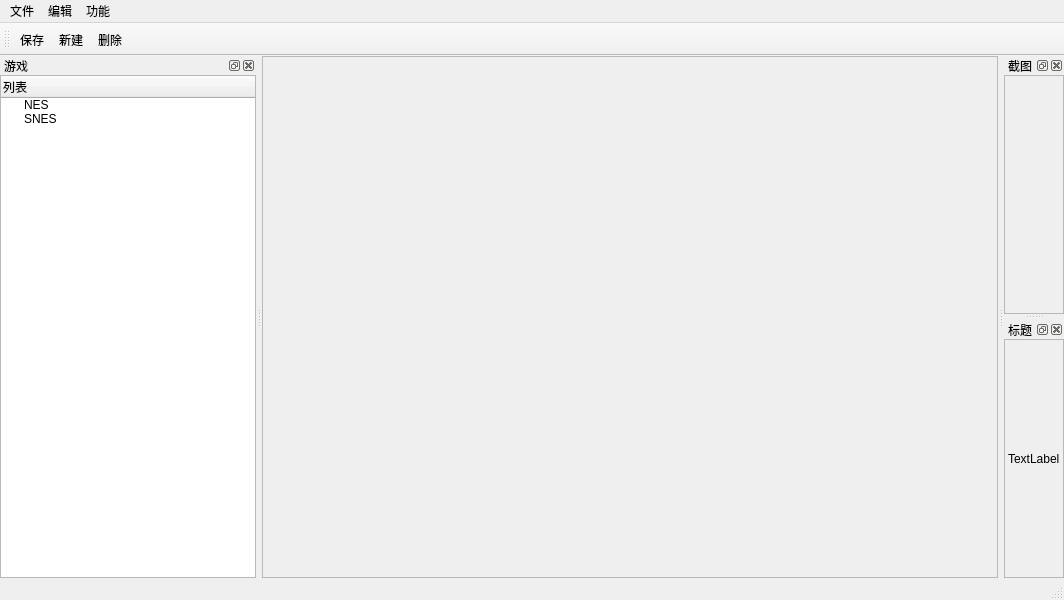
<?xml version="1.0" encoding="UTF-8"?>
<ui version="4.0">
 <class>MainWindow</class>
 <widget class="QMainWindow" name="MainWindow">
  <property name="geometry">
   <rect>
    <x>0</x>
    <y>0</y>
    <width>1064</width>
    <height>600</height>
   </rect>
  </property>
  <property name="windowTitle">
   <string>MainWindow</string>
  </property>
  <widget class="QWidget" name="centralwidget">
   <layout class="QGridLayout" name="gridLayout">
    <property name="leftMargin">
     <number>0</number>
    </property>
    <property name="topMargin">
     <number>0</number>
    </property>
    <property name="rightMargin">
     <number>0</number>
    </property>
    <property name="bottomMargin">
     <number>0</number>
    </property>
    <item row="0" column="0">
     <widget class="QFrame" name="frame">
      <property name="frameShape">
       <enum>QFrame::StyledPanel</enum>
      </property>
      <property name="frameShadow">
       <enum>QFrame::Raised</enum>
      </property>
     </widget>
    </item>
   </layout>
  </widget>
  <widget class="QMenuBar" name="menubar">
   <property name="geometry">
    <rect>
     <x>0</x>
     <y>0</y>
     <width>1064</width>
     <height>23</height>
    </rect>
   </property>
   <widget class="QMenu" name="menu">
    <property name="title">
     <string>文件</string>
    </property>
    <addaction name="actFileOpen"/>
    <addaction name="actNew"/>
    <addaction name="actFileSave"/>
    <addaction name="actExit"/>
   </widget>
   <widget class="QMenu" name="menu_2">
    <property name="title">
     <string>编辑</string>
    </property>
    <addaction name="actplus"/>
    <addaction name="actminus"/>
   </widget>
   <widget class="QMenu" name="menu_3">
    <property name="title">
     <string>功能</string>
    </property>
    <addaction name="actGetPng"/>
   </widget>
   <addaction name="menu"/>
   <addaction name="menu_2"/>
   <addaction name="menu_3"/>
  </widget>
  <widget class="QStatusBar" name="statusbar"/>
  <widget class="QToolBar" name="toolBar">
   <property name="windowTitle">
    <string>toolBar</string>
   </property>
   <attribute name="toolBarArea">
    <enum>TopToolBarArea</enum>
   </attribute>
   <attribute name="toolBarBreak">
    <bool>false</bool>
   </attribute>
   <addaction name="actFileSave"/>
   <addaction name="actNew"/>
   <addaction name="actDelete"/>
  </widget>
  <widget class="QDockWidget" name="dockWidget_2">
   <property name="layoutDirection">
    <enum>Qt::LeftToRight</enum>
   </property>
   <property name="autoFillBackground">
    <bool>false</bool>
   </property>
   <property name="windowTitle">
    <string>截图</string>
   </property>
   <attribute name="dockWidgetArea">
    <number>2</number>
   </attribute>
   <widget class="QWidget" name="dockWidgetContents_2">
    <layout class="QHBoxLayout" name="horizontalLayout">
     <property name="leftMargin">
      <number>0</number>
     </property>
     <property name="topMargin">
      <number>0</number>
     </property>
     <property name="rightMargin">
      <number>0</number>
     </property>
     <property name="bottomMargin">
      <number>0</number>
     </property>
     <item>
      <widget class="QLabel" name="label">
       <property name="frameShape">
        <enum>QFrame::StyledPanel</enum>
       </property>
       <property name="text">
        <string/>
       </property>
      </widget>
     </item>
    </layout>
   </widget>
  </widget>
  <widget class="QDockWidget" name="dockWidget_3">
   <property name="styleSheet">
    <string notr="true"/>
   </property>
   <property name="windowTitle">
    <string>标题</string>
   </property>
   <attribute name="dockWidgetArea">
    <number>2</number>
   </attribute>
   <widget class="QWidget" name="dockWidgetContents_3">
    <layout class="QHBoxLayout" name="horizontalLayout_2">
     <property name="leftMargin">
      <number>0</number>
     </property>
     <property name="topMargin">
      <number>0</number>
     </property>
     <property name="rightMargin">
      <number>0</number>
     </property>
     <property name="bottomMargin">
      <number>0</number>
     </property>
     <item>
      <widget class="QLabel" name="label_2">
       <property name="frameShape">
        <enum>QFrame::StyledPanel</enum>
       </property>
       <property name="frameShadow">
        <enum>QFrame::Plain</enum>
       </property>
       <property name="text">
        <string>TextLabel</string>
       </property>
      </widget>
     </item>
    </layout>
   </widget>
  </widget>
  <widget class="QDockWidget" name="dockWidget">
   <property name="windowTitle">
    <string>游戏</string>
   </property>
   <attribute name="dockWidgetArea">
    <number>1</number>
   </attribute>
   <widget class="QWidget" name="dockWidgetContents">
    <layout class="QHBoxLayout" name="horizontalLayout_3">
     <property name="leftMargin">
      <number>0</number>
     </property>
     <property name="topMargin">
      <number>0</number>
     </property>
     <property name="rightMargin">
      <number>0</number>
     </property>
     <property name="bottomMargin">
      <number>0</number>
     </property>
     <item>
      <widget class="QTreeWidget" name="treeWidget">
       <column>
        <property name="text">
         <string notr="true">列表</string>
        </property>
       </column>
       <item>
        <property name="text">
         <string>NES</string>
        </property>
       </item>
       <item>
        <property name="text">
         <string>SNES</string>
        </property>
       </item>
      </widget>
     </item>
    </layout>
   </widget>
  </widget>
  <action name="actFileOpen">
   <property name="icon">
    <iconset resource="../res.qrc">
     <normaloff>:/images/images/PNG_64x64/folder_64.png</normaloff>:/images/images/PNG_64x64/folder_64.png</iconset>
   </property>
   <property name="text">
    <string>打开…</string>
   </property>
   <property name="toolTip">
    <string>打开文件</string>
   </property>
   <property name="shortcut">
    <string>Ctrl+O</string>
   </property>
  </action>
  <action name="actGetPng">
   <property name="icon">
    <iconset resource="../res.qrc">
     <normaloff>:/images/images/PNG_64x64/pencil_64.png</normaloff>:/images/images/PNG_64x64/pencil_64.png</iconset>
   </property>
   <property name="text">
    <string>提取图片</string>
   </property>
   <property name="toolTip">
    <string>提取图片到指定文件夹</string>
   </property>
   <property name="shortcut">
    <string>Ctrl+G</string>
   </property>
  </action>
  <action name="actExit">
   <property name="icon">
    <iconset resource="../res.qrc">
     <normaloff>:/images/images/PNG_64x64/exit.png</normaloff>:/images/images/PNG_64x64/exit.png</iconset>
   </property>
   <property name="text">
    <string>退出</string>
   </property>
   <property name="toolTip">
    <string>退出</string>
   </property>
   <property name="shortcut">
    <string>Ctrl+Q</string>
   </property>
  </action>
  <action name="actFileSave">
   <property name="icon">
    <iconset resource="../res.qrc">
     <normaloff>:/images/images/PNG_64x64/save_64.png</normaloff>:/images/images/PNG_64x64/save_64.png</iconset>
   </property>
   <property name="text">
    <string>保存</string>
   </property>
   <property name="toolTip">
    <string>保存配置</string>
   </property>
   <property name="shortcut">
    <string>Ctrl+S</string>
   </property>
  </action>
  <action name="actplus">
   <property name="icon">
    <iconset resource="../res.qrc">
     <normaloff>:/images/images/PNG_48x48/button_plus_blue.png</normaloff>:/images/images/PNG_48x48/button_plus_blue.png</iconset>
   </property>
   <property name="text">
    <string>窗口放大</string>
   </property>
   <property name="toolTip">
    <string>主窗口放大</string>
   </property>
  </action>
  <action name="actminus">
   <property name="icon">
    <iconset resource="../res.qrc">
     <normaloff>:/images/images/PNG_48x48/button_minus_blue.png</normaloff>:/images/images/PNG_48x48/button_minus_blue.png</iconset>
   </property>
   <property name="text">
    <string>窗口缩小</string>
   </property>
   <property name="toolTip">
    <string>主窗口缩小</string>
   </property>
  </action>
  <action name="actNew">
   <property name="icon">
    <iconset resource="../res.qrc">
     <normaloff>:/images/images/PNG_64x64/document_64.png</normaloff>:/images/images/PNG_64x64/document_64.png</iconset>
   </property>
   <property name="text">
    <string>新建</string>
   </property>
   <property name="toolTip">
    <string>新建一组游戏</string>
   </property>
  </action>
  <action name="actDelete">
   <property name="icon">
    <iconset resource="../res.qrc">
     <normaloff>:/images/images/PNG_64x64/delete_64.png</normaloff>:/images/images/PNG_64x64/delete_64.png</iconset>
   </property>
   <property name="text">
    <string>删除</string>
   </property>
   <property name="toolTip">
    <string>删除</string>
   </property>
  </action>
 </widget>
 <resources>
  <include location="../res.qrc"/>
 </resources>
 <connections/>
</ui>
